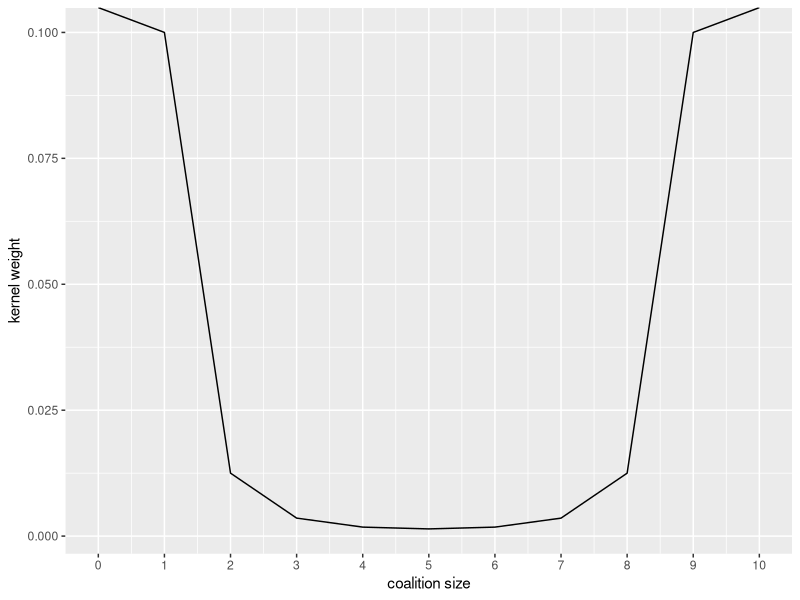
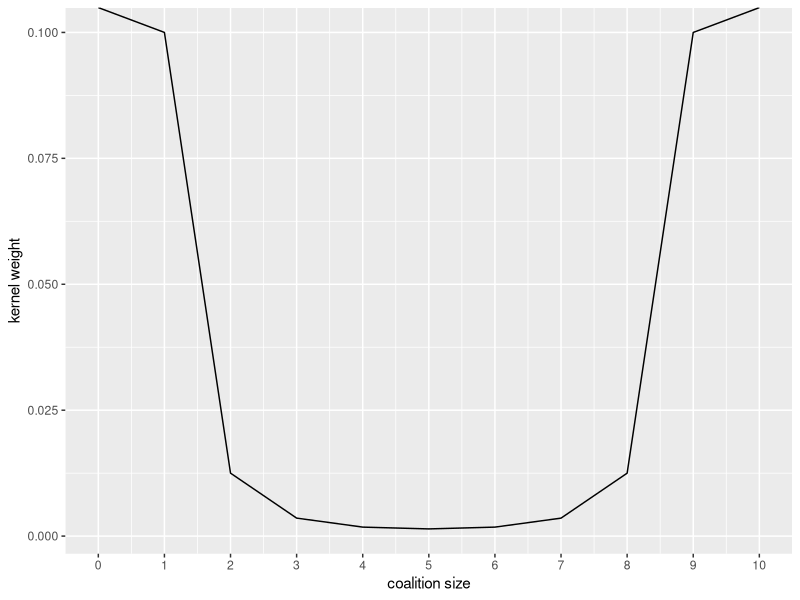

Source code (R) for these figures, in order:
# =============================================================================
# Visualize the SHAP kernel by feature and coalition size
# =============================================================================
library("ggplot2")

calc_kernel = function(coal_size, M = 20) {
  (M - 1) / (choose(M, coal_size) * coal_size * (M - coal_size))
}
kernel10_df = data.frame(coalition_size = 0:10, kernel_weight = sapply(0:10, calc_kernel, M = 10))

ggplot(kernel10_df) +
  geom_line(aes(x = coalition_size, y = kernel_weight)) +
  scale_x_continuous("coalition size", breaks = 0:(nrow(kernel10_df)-1)) +
  scale_y_continuous("kernel weight")
ggsave(file = "kernel-weights.pdf", height = 3, width = 4)


